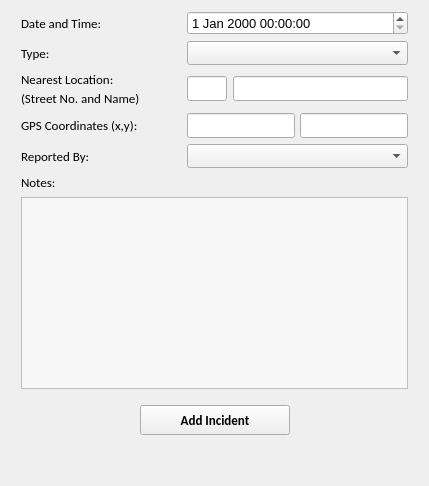
              <widget class="QWidget" name="tabWidget_4Page1">
               <property name="font">
                <font>
                 <pointsize>10</pointsize>
                </font>
               </property>
               <attribute name="title">
                <string>Add New Incident</string>
               </attribute>
               <layout class="QGridLayout" name="gridLayout_33">
                <item row="0" column="0">
                 <layout class="QGridLayout" name="gridLayout_22">
                  <property name="leftMargin">
                   <number>10</number>
                  </property>
                  <property name="rightMargin">
                   <number>10</number>
                  </property>
                  <item row="0" column="0" colspan="2">
                   <layout class="QGridLayout" name="gridLayout_10">
                    <item row="0" column="0">
                     <widget class="QLabel" name="labelName_5">
                      <property name="minimumSize">
                       <size>
                        <width>160</width>
                        <height>0</height>
                       </size>
                      </property>
                      <property name="font">
                       <font>
                        <family>Calibri</family>
                        <pointsize>10</pointsize>
                        <weight>50</weight>
                        <bold>false</bold>
                       </font>
                      </property>
                      <property name="text">
                       <string>Date and Time:</string>
                      </property>
                      <property name="alignment">
                       <set>Qt::AlignLeading|Qt::AlignLeft|Qt::AlignVCenter</set>
                      </property>
                     </widget>
                    </item>
                    <item row="0" column="1" colspan="2">
                     <widget class="QDateTimeEdit" name="dateNewIncidentDateTime">
                      <property name="minimumSize">
                       <size>
                        <width>0</width>
                        <height>24</height>
                       </size>
                      </property>
                      <property name="font">
                       <font>
                        <pointsize>10</pointsize>
                        <weight>50</weight>
                        <bold>false</bold>
                       </font>
                      </property>
                     </widget>
                    </item>
                    <item row="1" column="0">
                     <widget class="QLabel" name="labelName_7">
                      <property name="font">
                       <font>
                        <family>Calibri</family>
                        <pointsize>10</pointsize>
                        <weight>50</weight>
                        <bold>false</bold>
                       </font>
                      </property>
                      <property name="text">
                       <string>Type:</string>
                      </property>
                      <property name="alignment">
                       <set>Qt::AlignLeading|Qt::AlignLeft|Qt::AlignVCenter</set>
                      </property>
                     </widget>
                    </item>
                    <item row="1" column="1" colspan="2">
                     <widget class="QComboBox" name="comboNewIncidentType">
                      <property name="minimumSize">
                       <size>
                        <width>0</width>
                        <height>24</height>
                       </size>
                      </property>
                      <property name="font">
                       <font>
                        <pointsize>10</pointsize>
                        <weight>50</weight>
                        <bold>false</bold>
                       </font>
                      </property>
                     </widget>
                    </item>
                    <item row="2" column="0">
                     <layout class="QGridLayout" name="gridLayout_9">
                      <property name="horizontalSpacing">
                       <number>0</number>
                      </property>
                      <property name="verticalSpacing">
                       <number>2</number>
                      </property>
                      <item row="0" column="0">
                       <widget class="QLabel" name="labelName_6">
                        <property name="font">
                         <font>
                          <family>Calibri</family>
                          <pointsize>10</pointsize>
                          <weight>50</weight>
                          <bold>false</bold>
                         </font>
                        </property>
                        <property name="text">
                         <string>Nearest Location:</string>
                        </property>
                        <property name="alignment">
                         <set>Qt::AlignLeading|Qt::AlignLeft|Qt::AlignVCenter</set>
                        </property>
                       </widget>
                      </item>
                      <item row="1" column="0">
                       <widget class="QLabel" name="labelName_8">
                        <property name="minimumSize">
                         <size>
                          <width>160</width>
                          <height>0</height>
                         </size>
                        </property>
                        <property name="font">
                         <font>
                          <family>Calibri</family>
                          <pointsize>10</pointsize>
                          <weight>50</weight>
                          <bold>false</bold>
                         </font>
                        </property>
                        <property name="text">
                         <string>(Street No. and Name)</string>
                        </property>
                        <property name="alignment">
                         <set>Qt::AlignLeading|Qt::AlignLeft|Qt::AlignVCenter</set>
                        </property>
                       </widget>
                      </item>
                     </layout>
                    </item>
                    <item row="2" column="1">
                     <widget class="QLineEdit" name="editNewIncidentStreetNo">
                      <property name="minimumSize">
                       <size>
                        <width>40</width>
                        <height>24</height>
                       </size>
                      </property>
                      <property name="maximumSize">
                       <size>
                        <width>40</width>
                        <height>16777215</height>
                       </size>
                      </property>
                      <property name="font">
                       <font>
                        <family>Calibri</family>
                        <pointsize>10</pointsize>
                        <weight>50</weight>
                        <bold>false</bold>
                       </font>
                      </property>
                     </widget>
                    </item>
                    <item row="2" column="2">
                     <widget class="QLineEdit" name="editNewIncidentStreetName">
                      <property name="minimumSize">
                       <size>
                        <width>0</width>
                        <height>24</height>
                       </size>
                      </property>
                      <property name="font">
                       <font>
                        <family>Calibri</family>
                        <pointsize>10</pointsize>
                        <weight>50</weight>
                        <bold>false</bold>
                       </font>
                      </property>
                     </widget>
                    </item>
                    <item row="3" column="0">
                     <widget class="QLabel" name="labelName_9">
                      <property name="font">
                       <font>
                        <family>Calibri</family>
                        <pointsize>10</pointsize>
                        <weight>50</weight>
                        <bold>false</bold>
                       </font>
                      </property>
                      <property name="text">
                       <string>GPS Coordinates (x,y):</string>
                      </property>
                      <property name="alignment">
                       <set>Qt::AlignLeading|Qt::AlignLeft|Qt::AlignVCenter</set>
                      </property>
                     </widget>
                    </item>
                    <item row="3" column="1" colspan="2">
                     <layout class="QHBoxLayout" name="horizontalLayout_3">
                      <property name="spacing">
                       <number>5</number>
                      </property>
                      <item>
                       <widget class="QLineEdit" name="editNewIncidentGpsX">
                        <property name="minimumSize">
                         <size>
                          <width>0</width>
                          <height>24</height>
                         </size>
                        </property>
                        <property name="font">
                         <font>
                          <family>Calibri</family>
                          <pointsize>10</pointsize>
                          <weight>50</weight>
                          <bold>false</bold>
                         </font>
                        </property>
                       </widget>
                      </item>
                      <item>
                       <widget class="QLineEdit" name="editNewIncidentGpsY">
                        <property name="minimumSize">
                         <size>
                          <width>0</width>
                          <height>24</height>
                         </size>
                        </property>
                        <property name="font">
                         <font>
                          <family>Calibri</family>
                          <pointsize>10</pointsize>
                          <weight>50</weight>
                          <bold>false</bold>
                         </font>
                        </property>
                       </widget>
                      </item>
                     </layout>
                    </item>
                    <item row="4" column="0">
                     <widget class="QLabel" name="labelName_10">
                      <property name="font">
                       <font>
                        <family>Calibri</family>
                        <pointsize>10</pointsize>
                        <weight>50</weight>
                        <bold>false</bold>
                       </font>
                      </property>
                      <property name="text">
                       <string>Reported By:</string>
                      </property>
                      <property name="alignment">
                       <set>Qt::AlignLeading|Qt::AlignLeft|Qt::AlignVCenter</set>
                      </property>
                     </widget>
                    </item>
                    <item row="4" column="1" colspan="2">
                     <widget class="QComboBox" name="comboNewIncidentReportedBy">
                      <property name="minimumSize">
                       <size>
                        <width>0</width>
                        <height>24</height>
                       </size>
                      </property>
                      <property name="font">
                       <font>
                        <pointsize>10</pointsize>
                        <weight>50</weight>
                        <bold>false</bold>
                       </font>
                      </property>
                     </widget>
                    </item>
                   </layout>
                  </item>
                  <item row="1" column="0">
                   <widget class="QLabel" name="labelName_11">
                    <property name="minimumSize">
                     <size>
                      <width>162</width>
                      <height>0</height>
                     </size>
                    </property>
                    <property name="font">
                     <font>
                      <family>Calibri</family>
                      <pointsize>10</pointsize>
                      <weight>50</weight>
                      <bold>false</bold>
                     </font>
                    </property>
                    <property name="text">
                     <string>Notes:</string>
                    </property>
                    <property name="alignment">
                     <set>Qt::AlignLeading|Qt::AlignLeft|Qt::AlignVCenter</set>
                    </property>
                   </widget>
                  </item>
                  <item row="2" column="0" colspan="2">
                   <widget class="QTextEdit" name="textNewIncidentNotes">
                    <property name="font">
                     <font>
                      <pointsize>10</pointsize>
                     </font>
                    </property>
                    <property name="styleSheet">
                     <string notr="true">background-color: rgb(247, 247, 247);</string>
                    </property>
                   </widget>
                  </item>
                  <item row="3" column="1">
                   <spacer name="verticalSpacer_4">
                    <property name="orientation">
                     <enum>Qt::Vertical</enum>
                    </property>
                    <property name="sizeType">
                     <enum>QSizePolicy::Fixed</enum>
                    </property>
                    <property name="sizeHint" stdset="0">
                     <size>
                      <width>20</width>
                      <height>10</height>
                     </size>
                    </property>
                   </spacer>
                  </item>
                  <item row="4" column="0" colspan="2">
                   <layout class="QGridLayout" name="gridLayout_20">
                    <item row="0" column="2">
                     <spacer name="horizontalSpacer_9">
                      <property name="orientation">
                       <enum>Qt::Horizontal</enum>
                      </property>
                      <property name="sizeHint" stdset="0">
                       <size>
                        <width>40</width>
                        <height>20</height>
                       </size>
                      </property>
                     </spacer>
                    </item>
                    <item row="0" column="1">
                     <widget class="QPushButton" name="buttonNewIncidentSave">
                      <property name="minimumSize">
                       <size>
                        <width>150</width>
                        <height>30</height>
                       </size>
                      </property>
                      <property name="maximumSize">
                       <size>
                        <width>150</width>
                        <height>30</height>
                       </size>
                      </property>
                      <property name="baseSize">
                       <size>
                        <width>120</width>
                        <height>30</height>
                       </size>
                      </property>
                      <property name="font">
                       <font>
                        <family>Calibri</family>
                        <pointsize>10</pointsize>
                        <weight>75</weight>
                        <bold>true</bold>
                       </font>
                      </property>
                      <property name="cursor">
                       <cursorShape>PointingHandCursor</cursorShape>
                      </property>
                      <property name="text">
                       <string>Add Incident</string>
                      </property>
                     </widget>
                    </item>
                    <item row="0" column="0">
                     <spacer name="horizontalSpacer_8">
                      <property name="orientation">
                       <enum>Qt::Horizontal</enum>
                      </property>
                      <property name="sizeHint" stdset="0">
                       <size>
                        <width>40</width>
                        <height>20</height>
                       </size>
                      </property>
                     </spacer>
                    </item>
                   </layout>
                  </item>
                  <item row="5" column="1">
                   <spacer name="verticalSpacer_3">
                    <property name="orientation">
                     <enum>Qt::Vertical</enum>
                    </property>
                    <property name="sizeHint" stdset="0">
                     <size>
                      <width>20</width>
                      <height>40</height>
                     </size>
                    </property>
                   </spacer>
                  </item>
                 </layout>
                </item>
               </layout>
              </widget>
